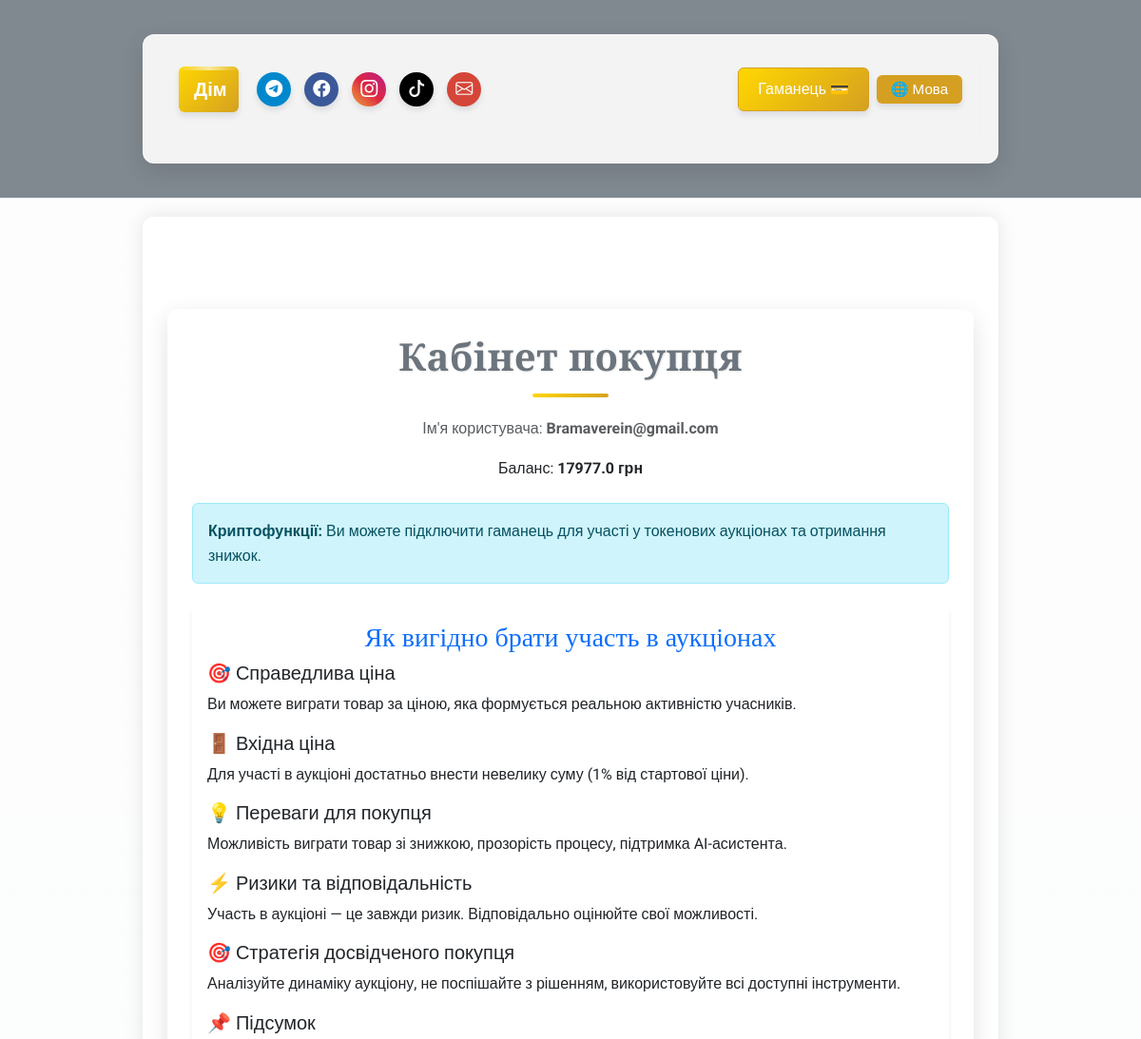
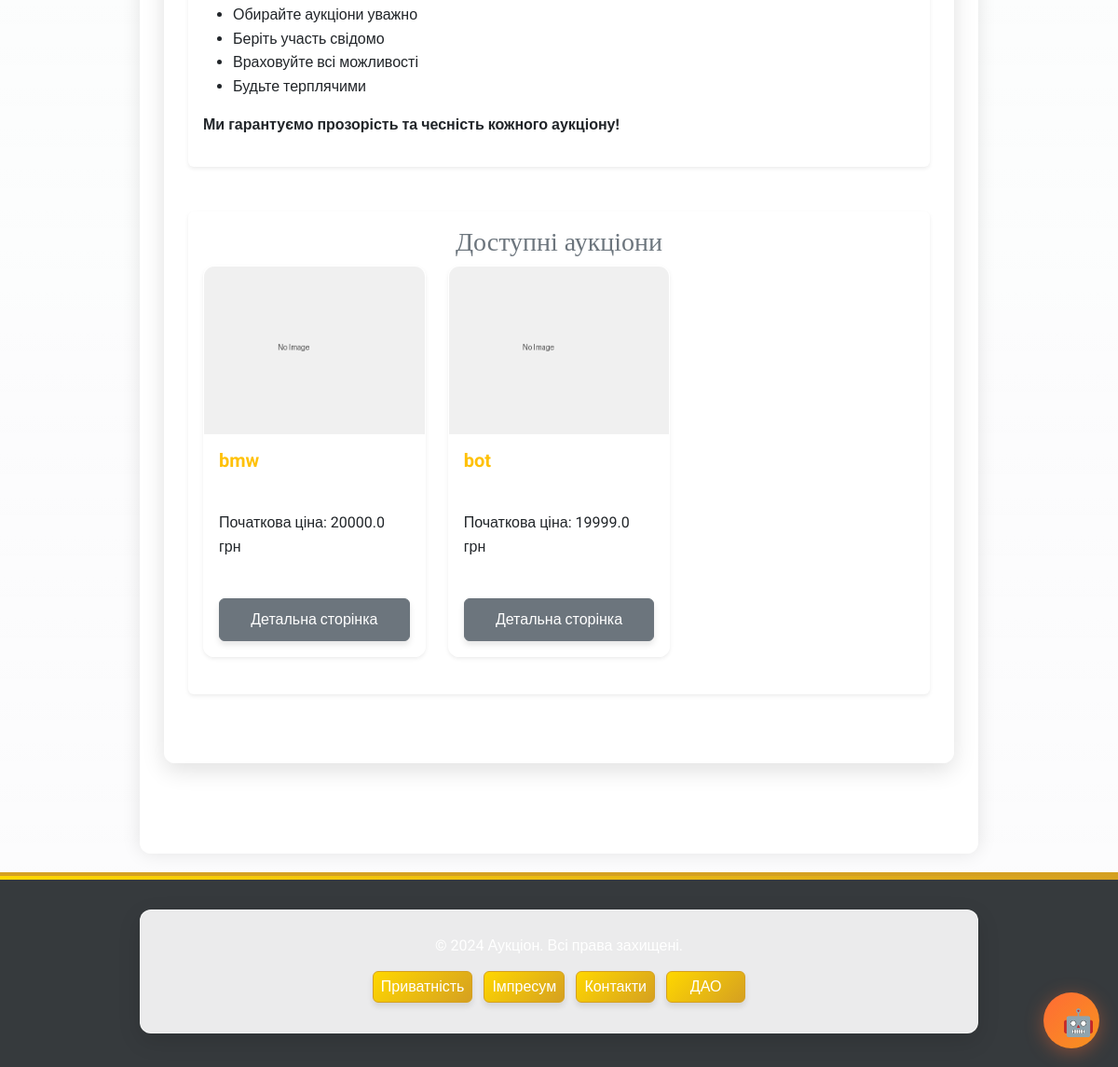
/user/buyer/exampl1@i.ua (signed in), run on the app's committed database (2 pictures, top to bottom).
### app/models/user.py (models this page shows, shortened)
class User(UserMixin, db.Model):
    __tablename__ = 'users'
    id = db.Column(db.Integer, primary_key=True)
    username = db.Column(db.String(80), nullable=False, unique=True)
    email = db.Column(db.String(120), nullable=False, unique=True)
    password_hash = db.Column(db.String(128), nullable=False)
    balance = db.Column(db.Float, default=0.0)
    platform_balance = db.Column(db.Float, default=0.0)  # Баланс платформи
    user_type = db.Column(db.String(10), nullable=False)  # "buyer", "seller", "admin"
    is_admin = db.Column(db.Boolean, default=False)  # Поле для адміністратора
    wallet_address = db.Column(db.String(42), nullable=True)  # Адреса криптогаманця
    verification_document = db.Column(db.String(255))
    is_verified = db.Column(Boolean, default=False)
    company_name = db.Column(db.String(255))
    tax_id = db.Column(db.String(64))
    language = db.Column(db.String(5), default='ua')  # 'ua', 'en', 'de'    # Зв'язки
    auctions_created = db.relationship('Auction', foreign_keys='Auction.seller_id', backref='seller', lazy=True)
    auctions_won = db.relationship('Auction', foreign_keys='Auction.winner_id', backref='winner', lazy=True)
    auction_participations = db.relationship('AuctionParticipant', back_populates='user', lazy=True)

### app/models/auction.py (models this page shows, shortened)
class Auction(db.Model):
    __tablename__ = 'auctions'
    id = db.Column(db.Integer, primary_key=True)
    title = db.Column(db.String(255), nullable=False)
    description = db.Column(db.Text, nullable=False)
    starting_price = db.Column(db.Float, nullable=False)
    current_price = db.Column(db.Float, nullable=False)
    seller_id = db.Column(db.Integer, db.ForeignKey('users.id'), nullable=False)
    total_participants = db.Column(db.Integer, default=0, nullable=False)
    is_active = db.Column(db.Boolean, default=True, nullable=False)
    winner_id = db.Column(db.Integer, db.ForeignKey('users.id'), nullable=True)
    total_earnings = db.Column(db.Float, default=0.0, nullable=False)
    created_at = db.Column(db.DateTime, default=db.func.now(), nullable=False)
    updated_at = db.Column(db.DateTime, default=db.func.now(), onupdate=db.func.now(), nullable=False)
    photos = db.Column(JSON, default=list)  # Поле для зберігання шляхів до фото у форматі JSON
    is_confirmed = db.Column(db.Boolean, default=False, nullable=False)  # Чи підтверджено отримання товару
    main_photo_idx = db.Column(db.Integer, default=0)  # Індекс головного фото
    participants = relationship(
        'AuctionParticipant', back_populates='auction', cascade='all, delete-orphan', lazy='dynamic'
    )
    def get_safe_photo(self, index=None):
        import os
        from flask import current_app
        fallback_image = 'images/default/no-image.png'
        if index is not None and self.photos and 0 <= index < len(self.photos):
            photo_path = self.photos[index]
        elif self.photos and 0 <= (self.main_photo_idx or 0) < len(self.photos):
            photo_path = self.photos[self.main_photo_idx or 0]
        elif self.photos and len(self.photos) > 0:
            photo_path = self.photos[0]
        else:
            return fallback_image
        full_path = os.path.join(current_app.static_folder, photo_path)
        if os.path.isfile(full_path):
            return photo_path
        else:
            print(f"Warning: Image file not found: {photo_path}")
            return fallback_image
    def get_participant(self, user_id):
        print(f"[DEBUG] Getting participant for auction ID: {self.id}, user ID: {user_id}")
        try:
            return self.participants.filter_by(user_id=user_id).first()
        except Exception as e:
            print(f"[ERROR] Failed to get participant: {e}")
            from app.models.auction_participant import AuctionParticipant
            return AuctionParticipant.query.filter_by(auction_id=self.id, user_id=user_id).first()

### app/routes/user_routes.py (the view, shortened to what this page needs)
@user_bp.route('/buyer/<string:email>', methods=['GET', 'POST'])
@login_required
def buyer_dashboard(email):
    if current_user.email != email:
        lang = session.get('lang', 'ua')
        flash(get_message('not_authorized', lang), 'error')
        return redirect(url_for('auth.login'))
    user = User.query.filter_by(email=email).first()
    if not user:
        lang = session.get('lang', 'ua')
        flash(get_message('user_not_found', lang), 'error')
        return redirect(url_for('auth.login'))    # Активні аукціони
    auctions = Auction.query.filter_by(is_active=True).all()
    pending_confirmations = Auction.query.filter_by(is_active=False, is_confirmed=False, winner_id=current_user.id).all()
    lang = session.get('lang', 'ua')
    auction_participants = {}
    try:
        for a in auctions:
            try:
                if hasattr(a, 'get_participant'):
                    auction_participants[a.id] = a.get_participant(current_user.id)
                else:
                    from app.models.auction_participant import AuctionParticipant
                    auction_participants[a.id] = AuctionParticipant.query.filter_by(
                        auction_id=a.id, user_id=current_user.id).first()
            except Exception as e:
                print(f"[ERROR] Failed to get participant for auction {a.id}: {e}")
                auction_participants[a.id] = None
    except Exception as e:
        print(f"[ERROR] Error while handling participants: {e}")
    if lang == 'en':
        return render_template('users/buyer_dashboard_en.html', user=user, auctions=auctions, pending_confirmations=pending_confirmations, lang=lang, ui_text=ui_text, auction_participants=auction_participants)
    elif lang == 'de':
        return render_template('users/buyer_dashboard_de.html', user=user, auctions=auctions, pending_confirmations=pending_confirmations, lang=lang, ui_text=ui_text, auction_participants=auction_participants)
    return render_template('users/buyer_dashboard.html', user=user, auctions=auctions, pending_confirmations=pending_confirmations, lang=lang, ui_text=ui_text, auction_participants=auction_participants)

### app/utils/i18n_ui.py (called while the page is built)
def ui_text(key, lang):
    return ui_translations.get(key, {}).get(lang, ui_translations.get(key, {}).get('ua', key))

### app/templates/users/buyer_dashboard.html (shortened to what this page needs)
{% extends "base.html" %}
{% block content %}
<div class="container my-5">
    <div class="text-center mb-4">
        <h1 class="text-secondary">Кабінет покупця</h1>
        <p class="text-muted">Ім'я користувача: <strong>{{ user.username }}</strong></p>
        <p>Баланс: <strong><span id="balance-display">{{ user.balance }}</span> грн</strong></p>
    </div>
    <div class="alert alert-info mb-4">
        <b>Криптофункції:</b> Ви можете підключити гаманець для участі у токенових аукціонах та отримання знижок.
    </div>
    <div class="card shadow-sm border-0 mb-5">
        <div class="card-body">
            <h3 class="card-title text-primary">Як вигідно брати участь в аукціонах</h3>
            <h5>🎯 Справедлива ціна</h5>
            <p>Ви можете виграти товар за ціною, яка формується реальною активністю учасників.</p>
            <h5>🚪 Вхідна ціна</h5>
            <p>Для участі в аукціоні достатньо внести невелику суму (1% від стартової ціни).</p>
            <h5>💡 Переваги для покупця</h5>
            <p>Можливість виграти товар зі знижкою, прозорість процесу, підтримка AI-асистента.</p>
            <h5>⚡ Ризики та відповідальність</h5>
            <p>Участь в аукціоні — це завжди ризик. Відповідально оцінюйте свої можливості.</p>
            <h5>🎯 Стратегія досвідченого покупця</h5>
            <p>Аналізуйте динаміку аукціону, не поспішайте з рішенням, використовуйте всі доступні інструменти.</p>
            <h5>📌 Підсумок</h5>
            <ul>
                <li>Обирайте аукціони уважно</li>
                <li>Беріть участь свідомо</li>
                <li>Враховуйте всі можливості</li>
                <li>Будьте терплячими</li>
            </ul>
            <p><strong>Ми гарантуємо прозорість та чесність кожного аукціону!</strong></p>
        </div>
    </div>
    <div class="card shadow-sm border-0 mb-5">
        <div class="card-body">
            <h3 class="card-title text-secondary">Доступні аукціони</h3>
            {% if auctions %}
            <div class="row">
                {% for auction in auctions %}
                <div class="col-md-4 d-flex align-items-stretch">
                    {% set img_url = auction.photos[0] if auction.photos and auction.photos[0] else 'images/default.jpg' %}
                    {% include 'auctions/auction_card.html' with context %}
                </div>
                {% endfor %}
            </div>
            {% else %}
            <p class="text-muted text-center">Немає доступних аукціонів.</p>
            {% endif %}
        </div>
    </div>
</div>
{% endblock %}

### app/templates/auctions/auction_card.html (shortened to what this page needs)
<div class="auction-card card shadow-sm auction-card-fixed mb-4">    <div class="card-img-top auction-card-img p-0" style="background:none;">
        {% if auction.photos and auction.photos|length > 1 %}
        <div id="auctionCardCarousel-{{ auction.id }}" class="carousel slide" data-bs-ride="carousel">
            <div class="carousel-inner">
                {% for photo in auction.photos %}
                <div class="carousel-item {% if loop.index0 == (auction.main_photo_idx or 0) %}active{% endif %}">
                    <img src="{{ url_for('static', filename=auction.get_safe_photo(loop.index0)) }}" class="img-fluid rounded-top w-100" alt="Фото товару" style="height:180px;object-fit:cover;">
                </div>
                {% endfor %}
            </div>
            <button class="carousel-control-prev" type="button" data-bs-target="#auctionCardCarousel-{{ auction.id }}" data-bs-slide="prev">
                <span class="carousel-control-prev-icon" aria-hidden="true"></span>
                <span class="visually-hidden">Попереднє</span>
            </button>
            <button class="carousel-control-next" type="button" data-bs-target="#auctionCardCarousel-{{ auction.id }}" data-bs-slide="next">
                <span class="carousel-control-next-icon" aria-hidden="true"></span>
                <span class="visually-hidden">Наступне</span>
            </button>
        </div>
        {% else %}
        <img src="{{ url_for('static', filename=auction.get_safe_photo()) }}" class="img-fluid rounded-top w-100" alt="Фото товару" style="height:180px;object-fit:cover;">
        {% endif %}
    </div>    <div class="card-body d-flex flex-column justify-content-between">
        <h5 class="card-title text-warning fw-bold">{{ auction.title }}</h5>
        <p class="text-dark mb-2">Початкова ціна: {{ auction.starting_price }} грн</p>        <div class="d-flex flex-column gap-2">
            <a href="/auction/{{ auction.id }}" class="btn btn-outline-secondary w-100" target="_blank">Детальна сторінка</a>
        </div>
    </div>
</div>

### app/static/css/custom.css (style rules this page uses)
:root { --main-bg: transparent; --main-color: #d5a021; --secondary-color: #a47449; --neutral-gray: #6c757d; --text-color: #3d3d3d; --accent-blue: #3772ff; --accent-green: #2fb380; --accent-red: #e63946; --accent-purple: #6246ea; --dark-bg: #2b2d42; --dark-secondary: #444857; --dark-text: #edf2f4; --gold-gradient: linear-gradient(135deg, #ffd700, #d5a021); --purple-gradient: linear-gradient(135deg, #6246ea, #a36ae8); --blue-gradient: linear-gradient(135deg, #3772ff, #4da6ff); --card-shadow: 0 8px 24px rgba(0, 0, 0, 0.12); --hover-shadow: 0 12px 28px rgba(0, 0, 0, 0.2); --button-shadow: 0 4px 6px rgba(0, 0, 0, 0.1); --transition-fast: 0.2s ease; --transition-normal: 0.3s ease; --transition-slow: 0.5s ease; }
body { font-family: 'Roboto', sans-serif; background-color: transparent; color: var(--text-color); margin: 0; padding: 0; line-height: 1.6; overflow-x: hidden; transition: background-color var(--transition-normal); position: relative; }
h1, h2, h3 { font-family: 'Playfair Display', serif; color: var(--main-color); text-align: center; margin-bottom: 20px; position: relative; overflow: hidden; }
h1 { font-weight: 700; letter-spacing: 0.5px; text-shadow: 1px 1px 2px rgba(0, 0, 0, 0.1); }
h1:after { content: ''; display: block; width: 80px; height: 4px; background: var(--gold-gradient); margin: 15px auto 0; border-radius: 2px; transition: width var(--transition-normal); }
.container { max-width: 900px; margin: 20px auto; padding: 25px; background-color: rgba(255, 255, 255, 0.9); border: 1px solid rgba(255, 255, 255, 0.7); border-radius: 12px; box-shadow: var(--card-shadow); transition: transform var(--transition-normal), box-shadow var(--transition-normal); backdrop-filter: blur(10px); }
button, .btn { background-color: var(--main-color); border: none; color: #fff; font-size: 16px; padding: 10px 20px; border-radius: 6px; cursor: pointer; transition: background-color var(--transition-fast), transform var(--transition-fast), box-shadow var(--transition-fast); box-shadow: var(--button-shadow); position: relative; overflow: hidden; z-index: 1; }
.btn::after { content: ""; position: absolute; background: rgba(255, 255, 255, 0.3); border-radius: 50%; width: 100px; height: 100px; opacity: 0; top: 50%; left: 50%; transform: translate(-50%, -50%) scale(0); transition: transform 0.6s, opacity 0.6s; z-index: -1; }
.btn-outline-secondary { color: #fff !important; background-color: var(--neutral-gray) !important; border: 1.5px solid var(--neutral-gray) !important; transition: all var(--transition-normal) !important; }
a { color: var(--main-color); text-decoration: none; position: relative; transition: color var(--transition-fast); }
.auction-card-fixed { min-height: 420px; max-height: 420px; display: flex; flex-direction: column; justify-content: space-between; background: rgba(255, 255, 255, 0.95); border-radius: 12px; overflow: hidden; transition: all var(--transition-normal); position: relative; box-shadow: 0 0 15px rgba(0, 0, 0, 0.15); backdrop-filter: blur(5px); border: 1px solid rgba(255, 255, 255, 0.9); }
.auction-card-img { height: 180px; background-size: cover; background-position: center; border-top-left-radius: 0.5rem; border-top-right-radius: 0.5rem; overflow: hidden; position: relative; }
.auction-card { transition: box-shadow var(--transition-normal), transform var(--transition-normal); box-shadow: 0 2px 8px rgba(0, 0, 0, 0.08); border: 1px solid rgba(255, 255, 255, 0.8); background-color: rgba(255, 255, 255, 0.95); backdrop-filter: blur(5px); }
.auction-card-img img { transition: filter var(--transition-normal), transform var(--transition-slow); width: 100%; height: 100%; object-fit: cover; }

### data on the page
User: username "Bramaverein@gmail.com", balance "17977.0"
Auction: title "bmw", starting_price "20000.0"
Auction: title "bot", starting_price "19999.0"

### other printed values
{{ ui_text('home', lang) }} "Дім"
{{ ui_text('connect_wallet', lang) }} "Гаманець"
{{ ui_text('language', lang) }} "Мова"
{{ ui_text('app_name', lang) }} "Аукціон"
{{ ui_text('rights_reserved', lang) }} "Всі права захищені."
{{ ui_text('privacy_policy', lang) }} "Приватність"
{{ ui_text('impressum', lang) }} "Імпресум"
{{ ui_text('contacts', lang) }} "Контакти"
{{ ui_text('dao', lang) }} "ДАО"
